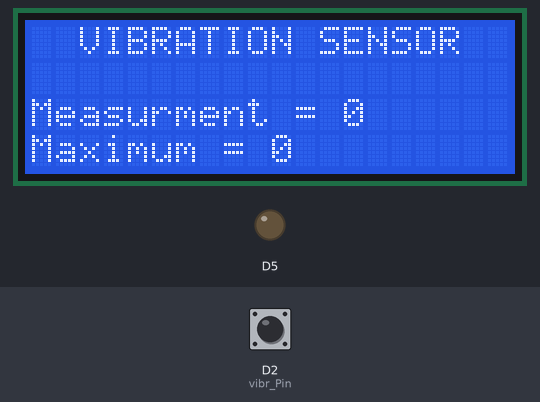
Recording of a sketch running on a simulated ESP8266 (NodeMCU). Parts: 20×4 character LCD, output pins drawn as LEDs (lit = HIGH). The inputs (shaded band) are chosen by the test bench; at power-on: D2 (vibr_Pin) LOW. What the sketch prints to the serial monitor is not drawn.

Above: at 1.7 s.
1.8 s: D2 (vibr_Pin) pulsed HIGH 2 times (0.12 s each, 0.3 s apart)
At 3.0 s:
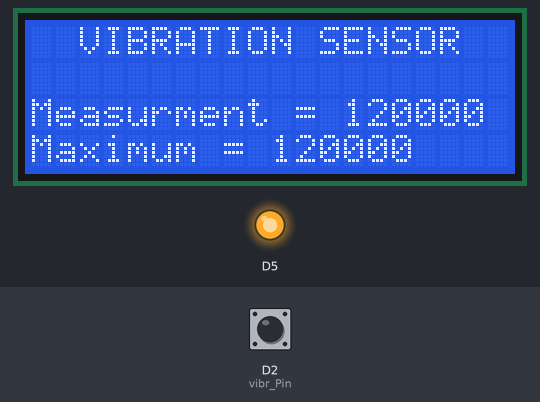
At 3.9 s:
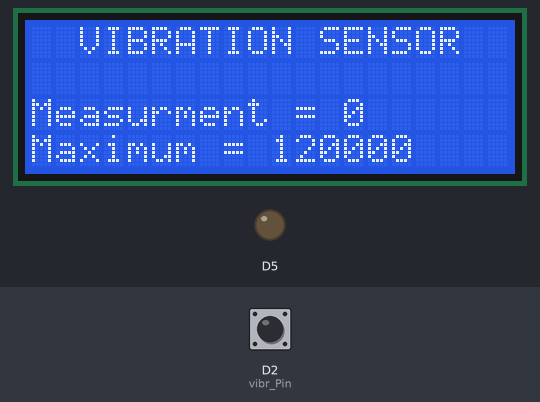
Timing chart, 0 to 5.4 s (numbered marks = the images above; inputs shaded):
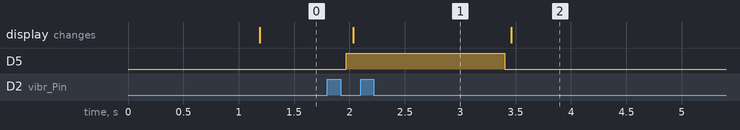

The sketch:

aquarium_vibration_sensor.ino
```cpp
// AUTHOR: GUILLERMO PEREZ GUILLEN

#include <Wire.h> // Library for I2C communication
#include <LiquidCrystal_I2C.h> // Library for LCD

// Wiring 12C LCD: SDA pin is connected to D14 and SCL pin to D15.
// Connect to LCD via I2C, default address 0x27 (A0-A2 not jumpered)

LiquidCrystal_I2C lcd = LiquidCrystal_I2C(0x27, 20, 4); // Change to (0x27,16,2) for 16x2 LCD.

int LED_Pin = D13; // LED diode
int vibr_Pin =D2; // Vout of the vibration sensor
int vibr_max = -100;

void setup() {
  // Initiate the LCD:
  lcd.init();
  lcd.backlight();
  pinMode(LED_Pin, OUTPUT);
  pinMode(vibr_Pin, INPUT); //set vibr_Pin input for measurment
  Serial.begin(9600); //init serial 9600
}


void loop() {
  long measurement =TP_init();
  delay(50);
  Serial.println(measurement);

  // DETECTING VIBRATION MAXIMUM
  if (measurement > vibr_max){
    vibr_max = measurement;
  }

  // DETECTING VIBRATIONS ABOVE 1000 MICROSECONDS
  if (measurement > 1000){ //
    digitalWrite(LED_Pin, HIGH);
  }
  else{
    digitalWrite(LED_Pin, LOW);
  }

  // PRINTING VALUES
  lcd.setCursor(0, 0); // Set the cursor on the 1st column and 1st row.
  lcd.print("  VIBRATION SENSOR"); // Print the string "VIBRATION SENSOR"
  lcd.setCursor(0, 2); //Set the cursor on the 1st column and the 3rd row.
  lcd.print("Measurment = ");
  lcd.setCursor(13, 2); //Set the cursor on the 13th column and the 3rd row.
  lcd.print(measurement);
  lcd.print("      ");
  lcd.setCursor(0, 3); //Set the cursor on the 1st column and the 4th row.
  lcd.print("Maximum = ");
  lcd.setCursor(10, 3); //Set the cursor on the 10th column and the 4th row.
  lcd.print(vibr_max);
  lcd.print("      ");
}

// DETECTING MESUREMENTS
long TP_init(){
  delay(20);
  long measurement=pulseIn (vibr_Pin, HIGH);  //wait for the pin to get HIGH and returns measurement
  return measurement;
}
```

Measured:
- after the input at 1.8 s, D5: LOW → HIGH after 0.17 s, → LOW 1.4 s later; the display: changes after 0.23 s (image 1)
